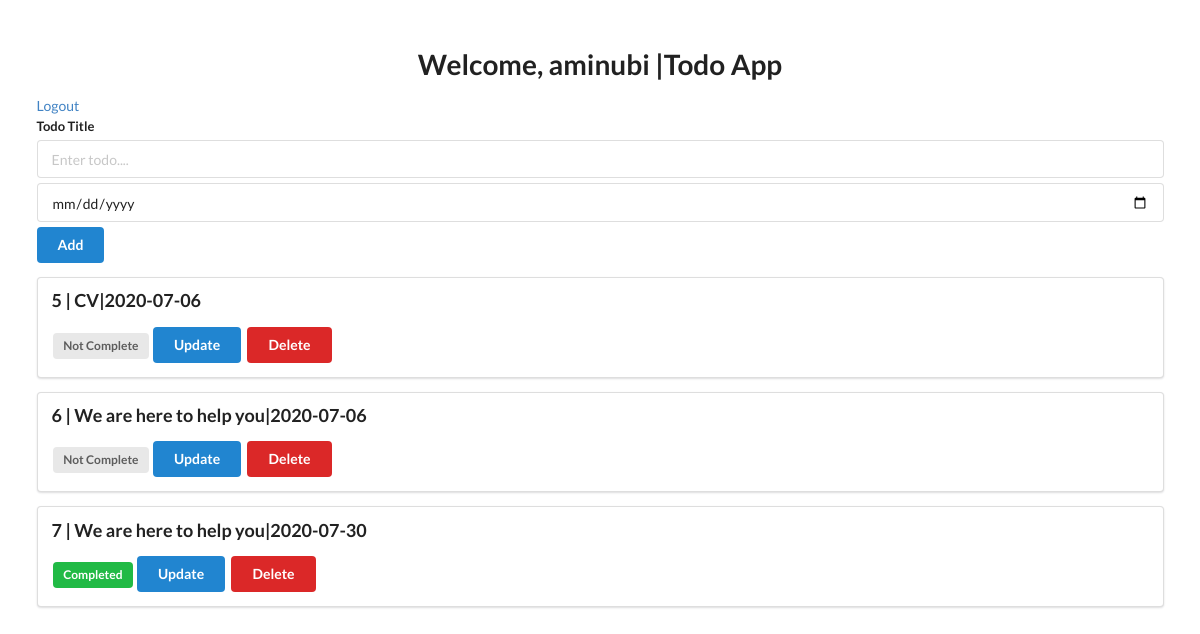
Screenshot of /home (signed in) with the database file from the repository.
### app.py (models this page shows)
class User(UserMixin, db.Model):
    id = db.Column(db.Integer, primary_key=True)
    username = db.Column(db.String(15), unique=True)
    password = db.Column(db.String(88), unique=True)

class Todo(db.Model):
    id = db.Column(db.Integer, primary_key=True)
    title = db.Column(db.String(100))
    schedule = db.Column(db.String(500))
    complete = db.Column(db.Boolean)

### app.py (the view)
@app.route('/home')
@login_required
def home():
    todo_list = Todo.query.all()
    return render_template('base.html', todo_list=todo_list, name=current_user.username)

### app.py (called while the page is built)
@login_manager.user_loader
def load_user(user_id):
    return User.query.get(int(user_id))

### templates/base.html (shortened to what this page needs)
<!DOCTYPE html>
<html lang="en">
<head>
    <link rel="stylesheet" href="https://cdn.jsdelivr.net/npm/semantic-ui@2.4.2/dist/semantic.min.css">
</head>
<body>
    <div style="margin-top: 50px;" class="ui container" >
    <h1  class="ui center aligned header">Welcome, {{name}} |Todo App</h1>
    <a class="ui right floated" href="/logout">Logout</a>
        <form class="ui form" action="/add" method="post">
            <div class="field">
                <label for="title">Todo Title</label>
                <input type="text" name="title" placeholder="Enter todo...." required>
                <input type="date"  name="schedule" style="margin-top: 5px;" required>
                <button style="margin-top: 5px;" class="ui blue button" type="submit">Add</button>
            </div>
        </form>
        {% for todo in todo_list %}
        <div class="ui segment">
            <p class="ui big header ">{{todo.id}} | {{todo.title}}|{{todo.schedule}}</p>
            {% if todo.complete == False %}
                <span class="ui gray label">Not Complete</span>
            {% else %}
                <span class="ui green label ">Completed</span>
            {% endif %}
            <a class="ui blue button" href="/update/{{todo.id}}">Update</a>
            <a class="ui red button" href="/delete/{{todo.id}}">Delete</a>
        </div>
        {% endfor %}
    </div>
</body>
</html>

### rows the page displays
User: username "aminubi"
Todo: id "5", title "CV", schedule "2020-07-06", complete "Not Complete"
Todo: id "6", title "We are here to help you", schedule "2020-07-06", complete "Not Complete"
Todo: id "7", title "We are here to help you", schedule "2020-07-30", complete "Completed"
